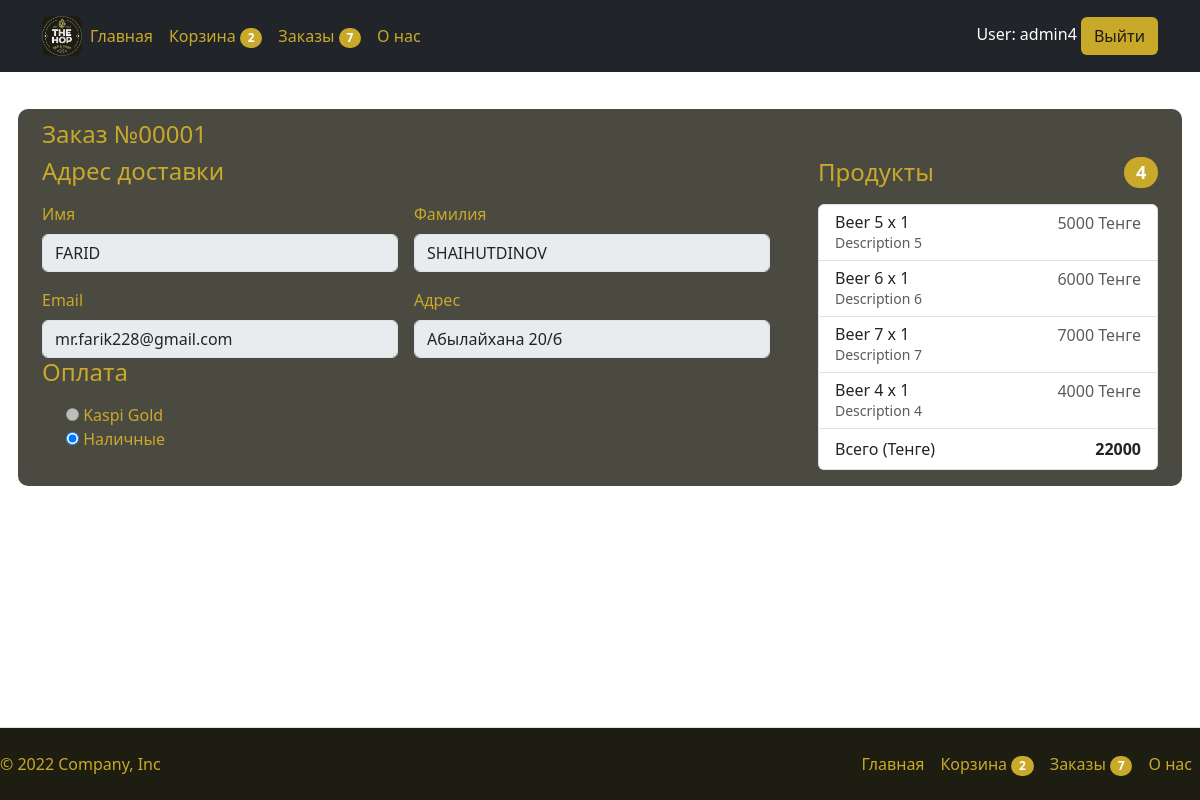
Page /order/1 (signed in) on the committed database.
### products/models.py (models this page shows, shortened)
class Cart(models.Model):
    id = models.UUIDField(default=uuid.uuid4, primary_key=True)
    user = models.ForeignKey(User, on_delete=models.CASCADE)
    completed = models.BooleanField(default=False)
    @property
    def num_of_items(self):
        cartRows = self.cartRows.all()
        quantity = sum([item.quantity for item in cartRows])
        return quantity

class CartProduct(models.Model):
    product = models.ForeignKey(Product, on_delete=models.CASCADE, related_name='items')
    cart = models.ForeignKey(Cart, on_delete=models.CASCADE, related_name="cartRows")
    quantity = models.IntegerField(default=0)

class Order(models.Model):
    id = models.AutoField(primary_key=True)
    create_date = models.DateTimeField(default=datetime.now(), blank=True)
    user = models.ForeignKey(User, on_delete=models.CASCADE)
    firstname = models.CharField(max_length=100)
    lastname = models.CharField(max_length=100)
    email = models.EmailField()
    delivery_address = models.CharField(max_length=256)
    is_kaspi_pay = models.BooleanField()
    is_cash_pay = models.BooleanField()
    completed = models.BooleanField(default=False)
    def __str__(self):
        return str(self.id)
    @property
    def total_price(self):
        orderRows = self.orderRows.all()
        total = sum([item.price for item in orderRows])
        return total
    @property
    def order_number(self):
        return str(self.id).zfill(5)
    @property
    def num_of_items(self):
        orderRows = self.orderRows.all()
        quantity = sum([item.quantity for item in orderRows])
        return quantity

class OrderProduct(models.Model):
    product = models.ForeignKey(Product, on_delete=models.CASCADE, related_name='order_products')
    order = models.ForeignKey(Order, on_delete=models.CASCADE, related_name="orderRows")
    quantity = models.IntegerField(default=0)
    @property
    def price(self):
        new_price = self.product.price * self.quantity
        return new_price

class Product(models.Model):
    id = models.AutoField(primary_key=True)
    name = models.CharField(max_length=100)
    description = models.CharField(max_length=256)
    image = models.ImageField(upload_to="media")
    price = models.DecimalField(decimal_places=0, max_digits=6)
    class Meta:
        db_table = "gallery"

### products/views.py (the view)
# urls.py: path('order/<int:id>', views.order, name='order'),
def order(request, id):
    orders = Order.objects.all().filter(user=request.user)
    cart, created = Cart.objects.get_or_create(user=request.user, completed=False)
    order = Order.objects.get(id=id)
    orderRows = order.orderRows.all()
    print(order)
    context = {
        "orders": orders,
        "cart": cart,
        "order": order,
        "orderRows": orderRows
    }
    return render(request, "landing/order.html", context)

### templates/landing/order.html
{% extends "landing/base.html" %}
{% block content %}
{% load static %}
<div class="container mt-5">
  <h4 class="hop-text-contrast-color"> Заказ №{{ order.order_number }}</h4>
  <div class="row g-5 bg-hop-light">
    <div class="col-md-5 col-lg-4 order-md-last">
      <h4 class="d-flex justify-content-between align-items-center mb-3">
        <span class="hop-text-contrast-color">Продукты</span>
        <span class="badge hop-contrast-background-color rounded-pill">{{ order.num_of_items }}</span>
      </h4>
      <ul class="list-group mb-3">
        {% for orderRow in orderRows %}
          <li class="list-group-item d-flex justify-content-between lh-sm">
            <div>
              <h6 class="my-0">{{ orderRow.product.name }} x {{ orderRow.quantity }}</h6>
              <small class="text-muted">{{ orderRow.product.description }}</small>
            </div>
            <span class="text-muted">{{ orderRow.price }} Тенге</span>
          </li>
        {% endfor %}
        <li class="list-group-item d-flex justify-content-between">
          <span>Всего (Тенге)</span>
          <strong>{{ order.total_price }}</strong>
        </li>
      </ul>
    </div>
    <div class="col-md-7 col-lg-8">
      <h4 class="mb-3 hop-text-contrast-color">Адрес доставки</h4>
        <div class="row g-3">
          <div class="col-sm-6">
            <label for="id_firstname" class="form-label hop-text-contrast-color">Имя</label>
            <input class="form-control" type="text" value="{{ order.firstname }}" disabled/>
          </div>
          <div class="col-sm-6">
            <label for="id_lastname" class="form-label hop-text-contrast-color">Фамилия</label>
            <input class="form-control" type="text" value="{{ order.lastname }}" disabled/>
          </div>
          <div class="col-6">
            <label for="id_email" class="form-label hop-text-contrast-color">Email</label>
            <input class="form-control" type="text" value="{{ order.email }}" disabled/>
          </div>
          <div class="col-6">
            <label for="id_delivery_address" class="form-label hop-text-contrast-color">Адрес</label>
            <input class="form-control" type="text" value="{{ order.delivery_address }}" disabled/>
          </div>
        </div>
        <h4 class="mb-3 hop-text-contrast-color">Оплата</h4>
        <div class="my-3">
          <div class="form-check">
            <div id="id_pay_method" class="hop-text-contrast-color">
              <div>
                <label for="id_pay_method_0">
                  <input type="radio" name="pay_method" value="1" class="hop-text-contrast-color" checked="{{ order.is_kaspi_pay }}" {% if order.is_kaspi_pay is True %}disabled{% endif %} />
                  Kaspi Gold
                </label>
              </div>
              <div>
                  <label for="id_pay_method_1">
                    <input type="radio" name="pay_method" value="2" class="hop-text-contrast-color" checked="{{ order.is_cash_pay }}" {% if order.is_cash_pay is True %}disabled{% endif %} />
                    Наличные
                  </label>
              </div>
            </div>
          </div>
        </div>
    </div>
  </div>
</div>
{% endblock %}

### templates/landing/header.html
{% load static %}
<header class="p-3 text-bg-dark">
    <div class="container">
        <div class="d-flex flex-wrap align-items-center justify-content-center justify-content-lg-start">
            <a href="{% url 'main' %}" class="d-flex align-items-center mb-2 mb-lg-0 text-decoration-none">
                <img class="rounded" height="40px" src="{% static 'images/logo.png' %}"/>
            </a>
            <ul class="nav col-12 col-lg-auto me-lg-auto mb-2 justify-content-center mb-md-0">
                <li><a href="{% url 'main' %}" class="nav-link px-2 hop-link">Главная</a></li>
                {% if not user.is_superuser and user.is_authenticated %}
                    <li>
                        <a href="{% url 'cart' %}" class="nav-link px-2 hop-link">
                            Корзина
                            {% if cart.num_of_items != 0 %}
                                <span class="badge hop-contrast-background-color rounded-pill" id="num_of_items">
                                    {{ cart.num_of_items }}
                                </span>
                            {% endif %}
                        </a>
                    </li>
                    <li>
                        <a href="{% url 'orders_list' %}" class="nav-link px-2 hop-link">
                            Заказы
                            {% if orders|length != 0 %}
                                <span class="badge hop-contrast-background-color rounded-pill">
                                    {{ orders|length }}
                                </span>
                            {% endif %}
                        </a>
                    </li>
                {% endif %}
                <li><a href="{% url 'about_us' %}" class="nav-link px-2 hop-link">О нас</a></li>
            </ul>
            <div class="text-end">
                {% if user.is_authenticated %}
                    User: {{ user }}
                    <a class="btn btn-hop" href="/users/logout">Выйти</a>
                {% else %}
                    <a class="btn btn-hop" href="/users/auth">Авторизация</a>
                    <a class="btn btn-hop" href="/users/register">Регистрация</a>
                {% endif %}
            </div>
        </div>
    </div>
</header>

### templates/landing/footer.html
<footer class="d-flex flex-wrap justify-content-between align-items-center py-3 mt-4 border-top hop-main-background-color fixed-bottom">
    <p class="col-md-4 mb-0 text-muted hop-text-contrast-color">© 2022 Company, Inc</p>
    <a href="/" class="col-md-4 d-flex align-items-center justify-content-center mb-3 mb-md-0 me-md-auto link-dark text-decoration-none">
      <svg class="bi me-2" width="40" height="32"><use xlink:href="#bootstrap"></use></svg>
    </a>
    <ul class="nav col-md-4 justify-content-end">
        <li><a href="{% url 'main' %}" class="nav-link px-2 hop-link">Главная</a></li>
        {% if not user.is_superuser and user.is_authenticated %}
            <li>
                <a href="{% url 'cart' %}" class="nav-link px-2 hop-link">
                    Корзина
                    {% if cart.num_of_items != 0 %}
                        <span class="badge hop-contrast-background-color rounded-pill" id="num_of_items">
                            {{ cart.num_of_items }}
                        </span>
                    {% endif %}
                </a>
            </li>
            <li>
                <a href="{% url 'orders_list' %}" class="nav-link px-2 hop-link">
                    Заказы
                    {% if orders|length != 0 %}
                        <span class="badge hop-contrast-background-color rounded-pill">
                            {{ orders|length }}
                        </span>
                    {% endif %}
                </a>
            </li>
        {% endif %}
        <li><a href="{% url 'about_us' %}" class="nav-link px-2 hop-link">О нас</a></li>
    </ul>
  </footer>

### static/css/style.css (style rules this page uses)
body { background-image: url("../images/bg_main_bottles.png"); background-position: center; background-repeat: no-repeat; background-size: cover; padding-bottom: 100px !important; }
.hop-main-background-color { background-color: #1d1d11 !important; }
.hop-contrast-background-color { background-color: #c9a92a !important; }
.bg-hop-light { background-color: #1d1d11cc !important; border-radius: 10px !important; }
.btn-hop { background-color: #c9a92a !important; color: #1d1d11 !important; }
.hop-text-contrast-color { color: #c9a92a !important; }
.hop-link:link, .hop-link:visited, .hop-link:hover, .hop-link:active { color: #c9a92a !important; text-decoration: none; }

### templates/landing/base.html (style rules this page uses)
html, body { margin: 0px; padding: 0px; }

### rows in the picture
Cart: num_of_items "2"
Order: order_number "00001", num_of_items "4", total_price "22000", firstname "FARID", lastname "SHAIHUTDINOV", email "mr.farik228@gmail.com", delivery_address "Абылайхана 20/б", is_cash_pay "☑"
OrderProduct: product.name "Beer 5", quantity "1", product.description "Description 5", price "5000"
OrderProduct: product.name "Beer 6", quantity "1", product.description "Description 6", price "6000"
OrderProduct: product.name "Beer 7", quantity "1", product.description "Description 7", price "7000"
OrderProduct: product.name "Beer 4", quantity "1", product.description "Description 4", price "4000"

### other values in the picture
{{ orders|length }} "7"
{{ user }} "admin4"
